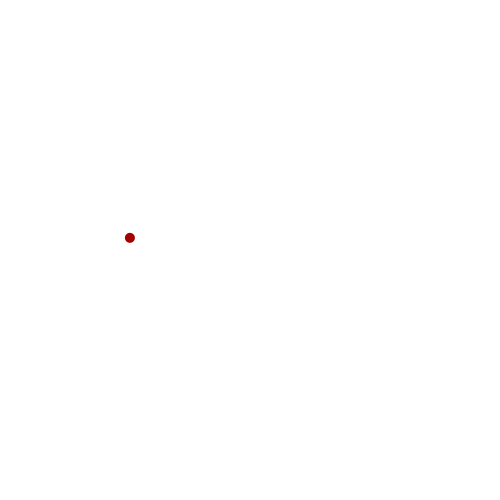
Frame 1 (no input)
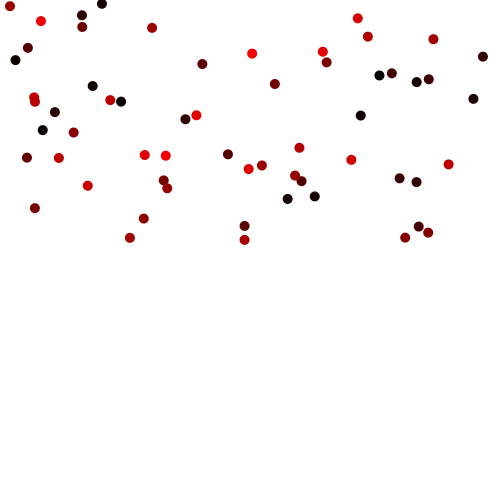
Frame 60 (the mouse pressed at the canvas centre just before this capture)
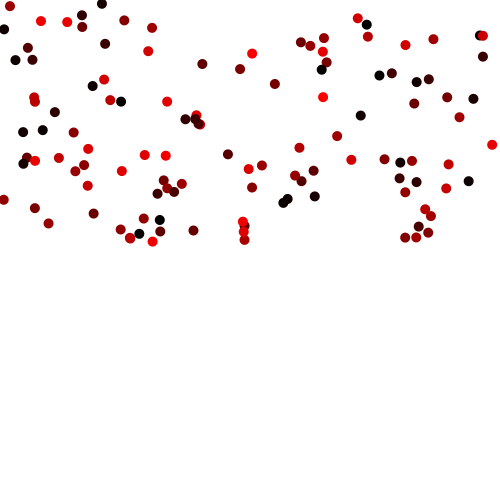
Frame 120 (the mouse held since frame 60 and released just before this capture)

The Processing sketch that drew these frames (run headless with seeded random() and noise(); from frame 60 on, the mouse is pressed at the canvas centre):

// Processing sketch: exercicio_2
// ── exercicio_2.pde
void setup(){
  size(500,500);
  background(255);
  noStroke();
}

void draw(){
  fill(random(255),0,0);
  ellipse(random(500), random(250),10,10);
}
